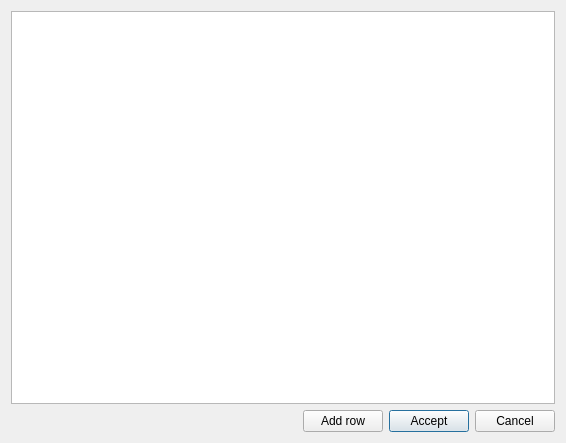
<?xml version="1.0" encoding="UTF-8"?>
<ui version="4.0">
 <class>Dialog</class>
 <widget class="QDialog" name="Dialog">
  <property name="geometry">
   <rect>
    <x>0</x>
    <y>0</y>
    <width>566</width>
    <height>443</height>
   </rect>
  </property>
  <property name="windowTitle">
   <string>Dialog</string>
  </property>
  <layout class="QGridLayout" name="gridLayout">
   <item row="1" column="0">
    <spacer name="horizontalSpacer">
     <property name="orientation">
      <enum>Qt::Horizontal</enum>
     </property>
     <property name="sizeHint" stdset="0">
      <size>
       <width>40</width>
       <height>20</height>
      </size>
     </property>
    </spacer>
   </item>
   <item row="0" column="0" colspan="4">
    <widget class="QTableView" name="tbl_basic"/>
   </item>
   <item row="1" column="2">
    <widget class="QPushButton" name="btn_accept">
     <property name="text">
      <string>Accept</string>
     </property>
    </widget>
   </item>
   <item row="1" column="3">
    <widget class="QPushButton" name="btn_cancel">
     <property name="text">
      <string>Cancel</string>
     </property>
    </widget>
   </item>
   <item row="1" column="1">
    <widget class="QPushButton" name="btn_add_row">
     <property name="text">
      <string>Add row</string>
     </property>
    </widget>
   </item>
  </layout>
 </widget>
 <resources/>
 <connections/>
</ui>
